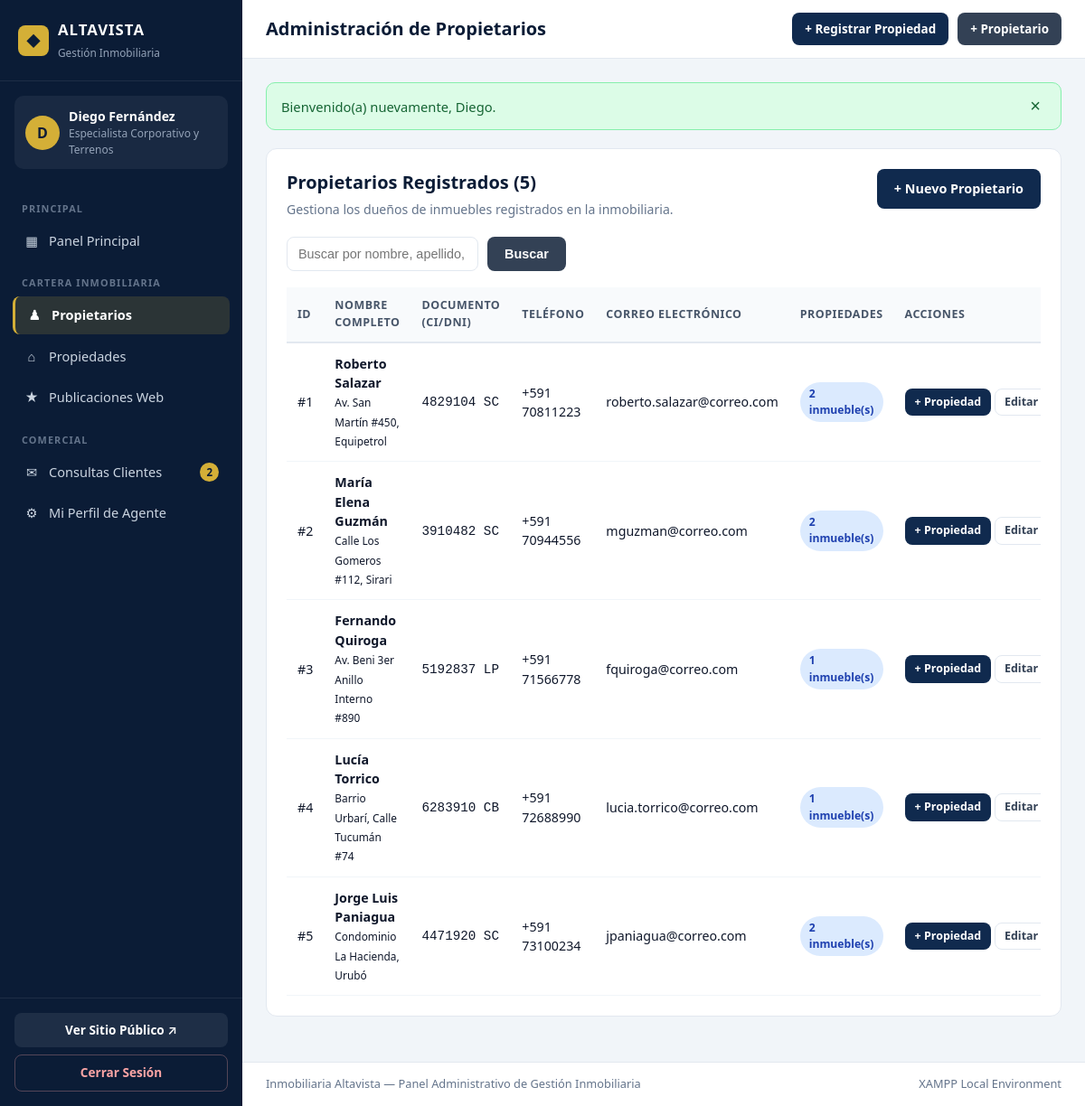
Screenshot of /admin/propietarios.php (signed in) with the database file from the repository.
### tables this page shows
CREATE TABLE `propietarios` (
  `id_propietario` INT NOT NULL AUTO_INCREMENT,
  `nombre` VARCHAR(100) NOT NULL,
  `apellido` VARCHAR(100) NOT NULL,
  `documento_identidad` VARCHAR(30) NOT NULL,
  `telefono` VARCHAR(30) NOT NULL,
  `email` VARCHAR(150) DEFAULT NULL,
  `direccion_residencia` VARCHAR(255) DEFAULT NULL,
  `notas` TEXT DEFAULT NULL,
  `fecha_registro` TIMESTAMP NOT NULL DEFAULT CURRENT_TIMESTAMP,
  PRIMARY KEY (`id_propietario`),
  UNIQUE KEY `uk_propietarios_documento` (`documento_identidad`)
);

### admin/propietarios.php (the view, shortened to what this page needs)
<?php
require_once __DIR__ . '/../config/app.php';
require_once __DIR__ . '/../includes/header_admin.php';
$pdo = getDBConnection();
$q = trim((string) ($_GET['q'] ?? ''));
if ($q !== '') {
    $like = '%' . $q . '%';
    $stmt = $pdo->prepare("
        SELECT pr.*, COUNT(p.id_propiedad) AS total_propiedades
        FROM propietarios pr
        LEFT JOIN propiedades p ON p.id_propietario = pr.id_propietario
        WHERE pr.nombre LIKE ? OR pr.apellido LIKE ? OR pr.documento_identidad LIKE ? OR pr.telefono LIKE ? OR pr.email LIKE ?
        GROUP BY pr.id_propietario
        ORDER BY pr.fecha_registro DESC
    ");
    $stmt->execute([$like, $like, $like, $like, $like]);
} else {
    $stmt = $pdo->query("
        SELECT pr.*, COUNT(p.id_propiedad) AS total_propiedades
        FROM propietarios pr
        LEFT JOIN propiedades p ON p.id_propietario = pr.id_propietario
        GROUP BY pr.id_propietario
        ORDER BY pr.fecha_registro DESC
    ");
}
$propietarios = $stmt->fetchAll();
?>
<div class="admin-card">
    <div class="card-header">
        <div>
            <h2>Propietarios Registrados (<?= count($propietarios) ?>)</h2>
            <p class="card-subtitle">Gestiona los dueños de inmuebles registrados en la inmobiliaria.</p>
        </div>
        <a href="<?= url('admin/propietario_form.php') ?>" class="btn btn-primary">+ Nuevo Propietario</a>
    </div>
    <form action="<?= url('admin/propietarios.php') ?>" method="GET" class="filter-bar">
        <input type="text" name="q" value="<?= e($q) ?>" placeholder="Buscar por nombre, apellido, CI/DNI, teléfono o correo...">
        <button type="submit" class="btn btn-secondary">Buscar</button>
    </form>
    <div class="table-responsive">
        <table class="data-table">
            <thead>
                <tr>
                    <th>ID</th>
                    <th>Nombre Completo</th>
                    <th>Documento (CI/DNI)</th>
                    <th>Teléfono</th>
                    <th>Correo Electrónico</th>
                    <th>Propiedades</th>
                    <th>Acciones</th>
                </tr>
            </thead>
            <tbody>
                <?php if (empty($propietarios)): ?>
                    <tr><td colspan="7" class="text-center">No se encontraron propietarios registrados.</td></tr>
                <?php else: ?>
                    <?php foreach ($propietarios as $pr): ?>
                        <tr>
                            <td>#<?= (int) $pr['id_propietario'] ?></td>
                            <td>
                                <strong><?= e($pr['nombre'] . ' ' . $pr['apellido']) ?></strong>
                                <?php if (!empty($pr['direccion_residencia'])): ?>
                                    <br><small><?= e($pr['direccion_residencia']) ?></small>
                                <?php endif; ?>
                            </td>
                            <td><code><?= e($pr['documento_identidad']) ?></code></td>
                            <td><?= e($pr['telefono']) ?></td>
                            <td><?= e($pr['email'] ?: '—') ?></td>
                            <td>
                                <span class="status-badge status-registered">
                                    <?= (int) $pr['total_propiedades'] ?> inmueble(s)
                                </span>
                            </td>
                            <td class="actions-cell">
                                <a href="<?= url('admin/propiedad_form.php?id_propietario=' . (int) $pr['id_propietario']) ?>" class="btn btn-primary btn-xs" title="Registrar propiedad a este propietario">+ Propiedad</a>
                                <a href="<?= url('admin/propietario_form.php?id=' . (int) $pr['id_propietario']) ?>" class="btn btn-outline btn-xs">Editar</a>
                            </td>
                        </tr>
                    <?php endforeach; ?>
                <?php endif; ?>
            </tbody>
        </table>
    </div>
</div>
<?php require_once __DIR__ . '/../includes/footer_admin.php'; ?>

### assets/css/admin.css (style rules this page uses)
:root { --navy-950: #0b1c36; --navy-900: #102a4e; --navy-800: #1b3f73; --gold-500: #d4af37; --gold-600: #b8921f; --slate-900: #0f172a; --slate-700: #334155; --slate-600: #475569; --slate-500: #64748b; --slate-200: #e2e8f0; --slate-100: #f1f5f9; --slate-50: #f8fafc; --white: #ffffff; --green-600: #16a34a; --green-100: #dcfce7; --amber-600: #d97706; --amber-100: #fef3c7; --blue-600: #2563eb; --blue-100: #dbeafe; --red-600: #dc2626; --red-100: #fee2e2; }
*, *::before, *::after { box-sizing: border-box; }
body { margin: 0; font-family: 'Segoe UI', system-ui, -apple-system, Roboto, sans-serif; color: var(--slate-900); background: var(--slate-100); line-height: 1.5; }
a { color: inherit; text-decoration: none; }
.admin-body { display: flex; min-height: 100vh; }
.admin-card { background: var(--white); border: 1px solid var(--slate-200); border-radius: 12px; padding: 22px; margin-bottom: 24px; }
.card-header { display: flex; align-items: flex-start; justify-content: space-between; gap: 16px; margin-bottom: 20px; }
.card-header h2 { margin: 0; font-size: 1.25rem; color: var(--navy-950); }
.card-subtitle { margin: 4px 0 0; font-size: 0.88rem; color: var(--slate-500); }
.filter-bar { display: flex; flex-wrap: wrap; gap: 10px; margin-bottom: 18px; }
.filter-bar input, .filter-bar select { padding: 9px 12px; border: 1px solid var(--slate-200); border-radius: 8px; font-size: 0.9rem; min-width: 210px; }
.table-responsive { overflow-x: auto; }
.data-table { width: 100%; border-collapse: collapse; font-size: 0.89rem; }
.data-table th { text-align: left; padding: 11px 12px; background: var(--slate-50); color: var(--slate-600); font-size: 0.78rem; text-transform: uppercase; letter-spacing: 0.5px; border-bottom: 2px solid var(--slate-200); }
.data-table td { padding: 12px; border-bottom: 1px solid var(--slate-100); vertical-align: middle; }
.actions-cell { white-space: nowrap; }
.status-badge { display: inline-block; padding: 4px 10px; border-radius: 999px; font-size: 0.76rem; font-weight: 700; }
.status-registered { background: var(--blue-100); color: #1e40af; }
.btn { display: inline-flex; align-items: center; justify-content: center; gap: 6px; padding: 10px 18px; border-radius: 8px; font-size: 0.9rem; font-weight: 600; border: 1px solid transparent; cursor: pointer; transition: all 0.18s ease; }
.btn-xs { padding: 5px 10px; font-size: 0.78rem; }
.btn-primary { background: var(--navy-900); color: var(--white); }
.btn-secondary { background: var(--slate-700); color: var(--white); }
.btn-outline { border-color: var(--slate-200); background: var(--white); color: var(--slate-700); }

### rows the page displays
propietarios: id_propietario "1", nombre+apellido "Roberto Salazar", direccion_residencia "Av. San Martín #450, Equipetrol", documento_identidad "4829104 SC", telefono "+591 70811223", email "roberto.salazar@correo.com", total_propiedades "2"
propietarios: id_propietario "2", nombre+apellido "María Elena Guzmán", direccion_residencia "Calle Los Gomeros #112, Sirari", documento_identidad "3910482 SC", telefono "+591 70944556", email "mguzman@correo.com", total_propiedades "2"
propietarios: id_propietario "3", nombre+apellido "Fernando Quiroga", direccion_residencia "Av. Beni 3er Anillo Interno #890", documento_identidad "5192837 LP", telefono "+591 71566778", email "fquiroga@correo.com", total_propiedades "1"
propietarios: id_propietario "4", nombre+apellido "Lucía Torrico", direccion_residencia "Barrio Urbarí, Calle Tucumán #74", documento_identidad "6283910 CB", telefono "+591 72688990", email "lucia.torrico@correo.com", total_propiedades "1"
propietarios: id_propietario "5", nombre+apellido "Jorge Luis Paniagua", direccion_residencia "Condominio La Hacienda, Urubó", documento_identidad "4471920 SC", telefono "+591 73100234", email "jpaniagua@correo.com", total_propiedades "2"

### other values shown
mb_strtoupper(mb_substr($_SESSION['agente_nombre'] ?? 'A', 0, 1)) "D"
$_SESSION['agente_cargo'] "Especialista Corporativo y Terrenos"
$pendientesCount "2"
$pageTitle "Administración de Propietarios"
$msg "Bienvenido(a) nuevamente, Diego."
count($propietarios) "5"
APP_NAME "Inmobiliaria Altavista"
